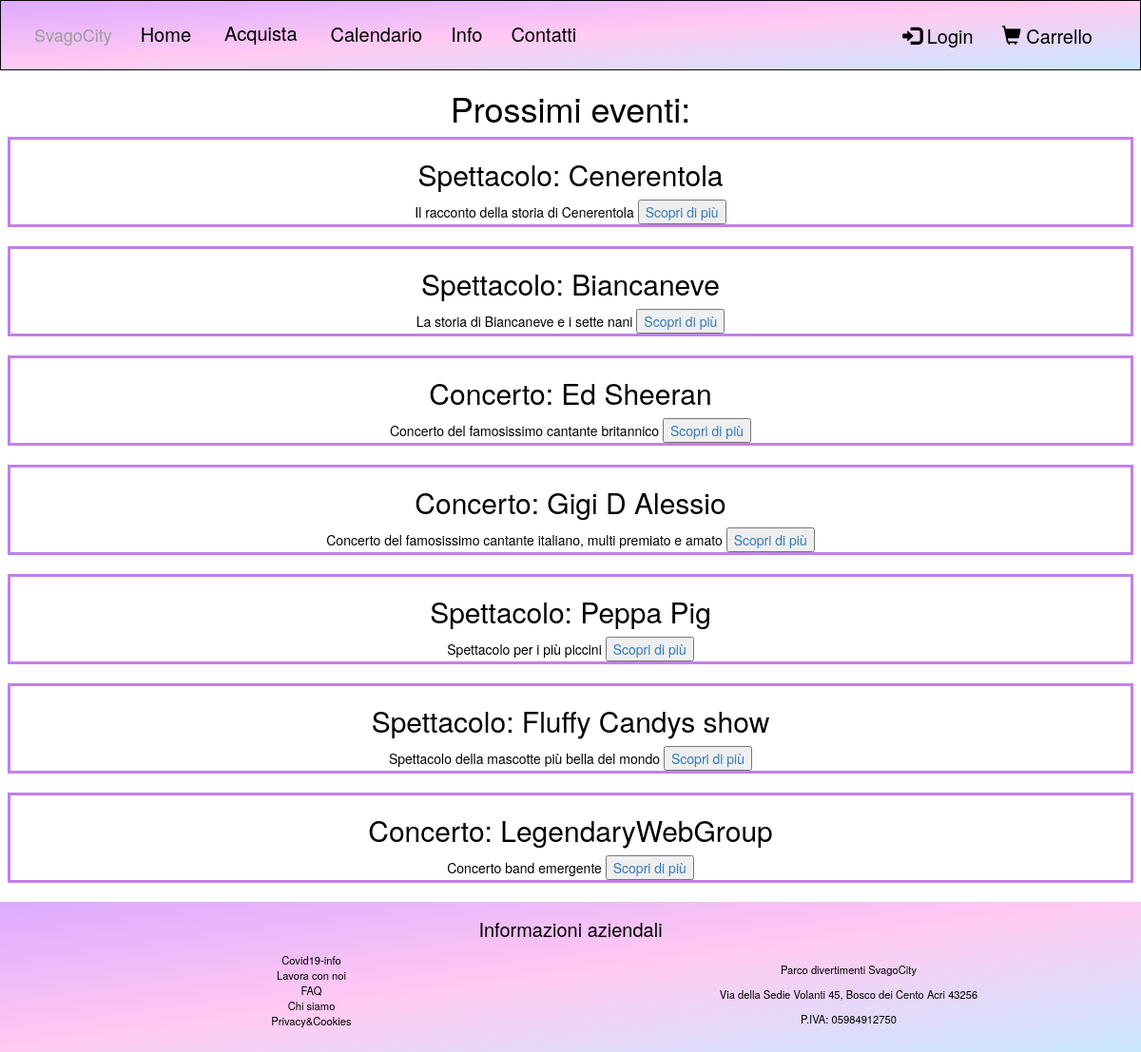
Page /eventi.php on the committed database.
### tables this page shows
CREATE TABLE `evento` (
  `idEvento` int(100) NOT NULL,
  `nomeEvento` varchar(100) NOT NULL,
  `descrizioneEvento` varchar(100) NOT NULL,
  `prezzo` int(100) NOT NULL,
  `capienzaEvento` int(5) NOT NULL,
  `dataEvento` date NOT NULL,
  `tipologia` varchar(100) NOT NULL
);

### eventi.php (called while the page is built)
<?php
    require_once("bootstrap.php");
    $templateParams["titolo"] = "SvagoCity - Eventi";
    $templateParams["evento"] = $dbh->getEvents();
    $templateParams["nome"] = "lista-eventi.php";
    require("template/base.php");
?>

### db/database.php (called while the page is built, shortened)
<?php
class DatabaseHelper{
    private $db;
    public function __construct($servername, $username, $password, $dbname, $port){
        $this->db = new mysqli($servername, $username, $password, $dbname, $port);
    }
    public function getEvents(){
        $stmn = $this->db->prepare("SELECT idEvento, nomeEvento, descrizioneEvento, tipologia
        FROM evento");
        $stmn->execute();
        $result = $stmn->get_result();
        return $result->fetch_all(MYSQLI_ASSOC);
    }
}
?>

### bootstrap.php (called while the page is built, shortened)
<?php
    require_once("db/database.php");
    $dbh = new DatabaseHelper("localhost", "root", "", "svagocity", 3306);
    require_once("utils/functions.php")
?>

### template/lista-eventi.php (the view)
<div class="text-center">
<h1>Prossimi eventi:</h1>
<?php foreach($templateParams["evento"] as $evento):
    $idEvento = $evento["idEvento"];
?>
<div style="border: 3px solid; border-color: #c27feb; margin: 8px; margin-bottom:20px">
    <h2>
        <?php echo $evento["tipologia"];?>: <?php echo $evento["nomeEvento"]; ?>
    </h2>
    <article>
        <?php echo $evento["descrizioneEvento"]; ?>
        <button><a href="acquisto-evento.php?id=<?php echo "$idEvento";?>">Scopri di più</a></button>
    </article>
</div>
<?php endforeach; ?>
</div>

### template/base.php (shortened to what this page needs)
<!DOCTYPE html>
<html lang="it">
  <head>
    <link rel="stylesheet" href="https://maxcdn.bootstrapcdn.com/bootstrap/3.4.1/css/bootstrap.min.css">
    <link rel="stylesheet" href="css/style.css">
  </head>
  <body>
    <div class="box-container">
      <nav class="navbar navbar-inverse">
        <div class="container-fluid">
          <div class="navbar-header">
            <a class="navbar-brand" href="#">SvagoCity</a>
           </div>
           <div class="collapse navbar-collapse" id="MenuNavBar">
             <ul class="nav navbar-nav">
             <li><a <?php isActive("home.php");?> href="home.php">Home</a></li>
               <li>
                 <div class="dropdown">
                 <button class="dropbtn" <?php isActive("biglietti.php");?> <?php isActive("eventi.php");?>
                 <?php isActive("prodotti.php");?> <?php isActive("index.php");?>>Acquista
                 </button>
               </li>
               <li><a <?php isActive("calendario.php");?> href="calendario.php">Calendario</a></li>
               <li><a <?php isActive("info.php");?> href="info.php">Info</a></li>
               <li><a <?php isActive("contatti.php");?> href="contatti.php">Contatti</a></li>
             </ul>
             <ul class="nav navbar-nav navbar-right">
               <li><a class="login" href="#"><span class="glyphicon glyphicon-log-in"></span> Login</a></li>
              <li><a <?php isActive("carrello.php");?> href="carrello.php"><span class="glyphicon glyphicon-shopping-cart"></span> Carrello</a></li>
            </ul>
          </div>
        </div>
      </nav>
      <main>
        <?php require($templateParams["nome"]) ?>
      </main>
      <footer class="container-fluid text-center col-12 col-md-12">
        <div>
            <div>
                <p>
                    Informazioni aziendali
                </p>
            </div>
            <div class= "col-12 col-md-6">
                <ul>
                    <li>Covid19-info</li>
                    <li>Lavora con noi</li>
                    <li>FAQ</li>
                    <li>Chi siamo</li>
                    <li>Privacy&Cookies</li>
                </ul>
            </div>
            <div class="col-12 col-md-6">
                <p>Parco divertimenti SvagoCity</p>
                <p> Via della Sedie Volanti 45, Bosco dei Cento Acri 43256 </p>
                <p>P.IVA: 05984912750</p>
            </div>
         </div>
      </footer>
    </div>
  </body>
</html>

### utils/functions.php (shortened to what this page needs)
<?php
function isActive($pagename){
    if(basename($_SERVER['PHP_SELF'])==$pagename){
        echo " class='active' ";
    }
}
?>

### css/style.css (style rules this page uses)
* { color:black; }
.navbar { background-image: linear-gradient(to bottom right, #deaaff, #ffcbf2ff, #c8e7ff); color: black; padding: 10px 20px; background-color: #ffcbf2ff; margin-bottom: 0; border-radius: 0; }
.nav.navbar-nav.navbar-right li a { color: black; font-size: 20px; }
.nav.navbar-nav li a { color: black; font-size: 20px; background-color:transparent; }
div > div > a { color: purple; text-decoration: none; }
.nav.navbar-nav.navbar-right li a { color:black; }
.nav.navbar-nav li a { color: black; }
footer { background-image: linear-gradient( to bottom right, #deaaff, #ffcbf2ff, #c8e7ff); color: black; padding: 15px; font-size: 80%; overflow:none; }
footer > div > div:first-child { font-size: 20px; text-emphasis-style: bold; }
footer div div ul { list-style: none; }
.dropdown .dropbtn { font-size: 20px; border: none; outline: none; background-color: transparent; color:black; padding: 10px 20px; background-color: inherit; font-family: inherit; margin: 0; }

### rows in the picture
evento: tipologia "Spettacolo", nomeEvento "Cenerentola", descrizioneEvento "Il racconto della storia di Cenerentola"
evento: tipologia "Spettacolo", nomeEvento "Biancaneve", descrizioneEvento "La storia di Biancaneve e i sette nani"
evento: tipologia "Concerto", nomeEvento "Ed Sheeran", descrizioneEvento "Concerto del famosissimo cantante britannico"
evento: tipologia "Concerto", nomeEvento "Gigi D Alessio", descrizioneEvento "Concerto del famosissimo cantante italiano, multi premiato e amato"
evento: tipologia "Spettacolo", nomeEvento "Peppa Pig", descrizioneEvento "Spettacolo per i più piccini"
evento: tipologia "Spettacolo", nomeEvento "Fluffy Candys show", descrizioneEvento "Spettacolo della mascotte più bella del mondo"
evento: tipologia "Concerto", nomeEvento "LegendaryWebGroup", descrizioneEvento "Concerto band emergente"
